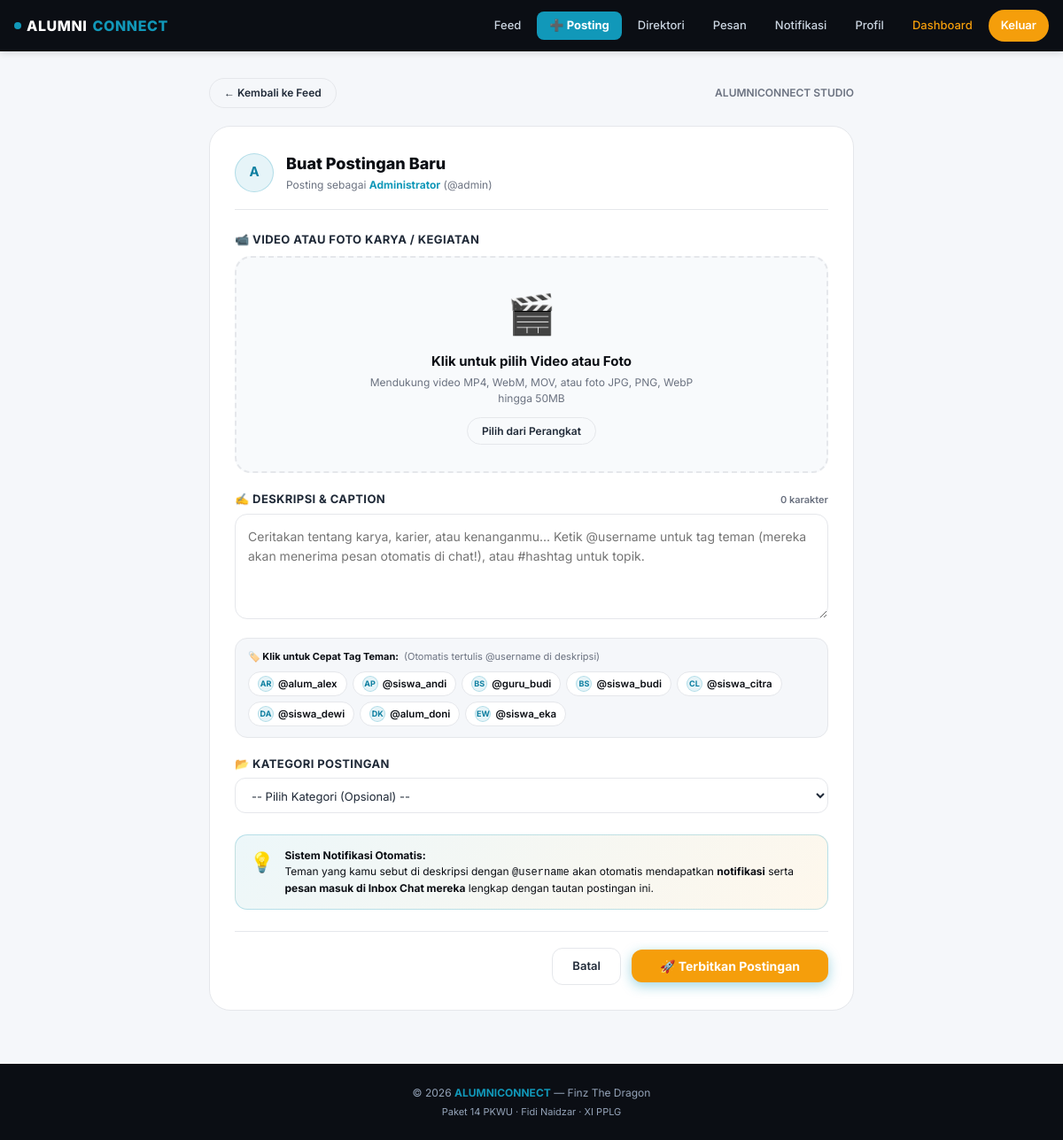
/pages/create_post.php (signed in), run on the app's committed database.
### tables this page shows
CREATE TABLE `users` (
  `id` bigint NOT NULL AUTO_INCREMENT,
  `username` varchar(50) NOT NULL,
  `email` varchar(100) NOT NULL,
  `password` varchar(255) NOT NULL,
  `role_id` bigint NOT NULL,
  `created_at` timestamp NULL DEFAULT CURRENT_TIMESTAMP,
  PRIMARY KEY (`id`),
  UNIQUE KEY `username` (`username`),
  UNIQUE KEY `email` (`email`),
  KEY `role_id` (`role_id`),
  CONSTRAINT `users_ibfk_1` FOREIGN KEY (`role_id`) REFERENCES `roles` (`id`)
);

CREATE TABLE `profiles` (
  `id` bigint NOT NULL AUTO_INCREMENT,
  `user_id` bigint NOT NULL,
  `nama` varchar(100) DEFAULT NULL,
  `foto` varchar(255) DEFAULT NULL,
  `bio` text,
  PRIMARY KEY (`id`),
  UNIQUE KEY `user_id` (`user_id`),
  CONSTRAINT `profiles_ibfk_1` FOREIGN KEY (`user_id`) REFERENCES `users` (`id`) ON DELETE CASCADE
);

### pages/create_post.php (the view, shortened to what this page needs)
<?php
require_once __DIR__ . '/../includes/functions.php';
require_once __DIR__ . '/../config/database.php';
$userId = $_SESSION['user_id'];
$uStmt = $conn->prepare("
    SELECT pr.foto, ap.jurusan, ap.angkatan
    FROM users u
    LEFT JOIN profiles pr ON pr.user_id = u.id
    LEFT JOIN alumni_profiles ap ON ap.user_id = u.id
    WHERE u.id = ?
");
$uStmt->bind_param('i', $userId);
$uStmt->execute();
$myInfo = $uStmt->get_result()->fetch_assoc();
$friendsStmt = $conn->prepare("
    SELECT u.id, u.username, p.nama, ap.profesi
    FROM users u
    LEFT JOIN profiles p ON p.user_id = u.id
    LEFT JOIN alumni_profiles ap ON ap.user_id = u.id
    WHERE u.id <> ?
    ORDER BY p.nama ASC
    LIMIT 8
");
$friendsStmt->bind_param('i', $userId);
$friendsStmt->execute();
$quickFriends = $friendsStmt->get_result()->fetch_all(MYSQLI_ASSOC);
include __DIR__ . '/../includes/header.php';
?>
<div class="container" style="max-width: 760px; margin: 30px auto 60px;">
  <div style="display:flex; justify-content:space-between; align-items:center; margin-bottom:20px;">
    <a href="<?= baseUrl('pages/feed.php') ?>" class="btn btn-outline btn-sm" style="display:inline-flex; align-items:center; gap:6px;">
      ← Kembali ke Feed
    </a>
    <span style="font-size:12px; color:var(--text-muted); font-weight:600;">ALUMNICONNECT STUDIO</span>
  </div>
  <div class="card" style="border-radius:24px; padding:28px; box-shadow:var(--shadow-lg); border:1px solid var(--border);">
    <div style="display:flex; align-items:center; gap:14px; margin-bottom:24px; padding-bottom:18px; border-bottom:1px solid var(--border);">
      <?= renderAvatar($_SESSION['nama'], $myInfo['foto'] ?? null, 'avatar-md') ?>
      <div>
        <h2 style="font-size:18px; font-weight:800; color:var(--navy); margin-bottom:2px;">Buat Postingan Baru</h2>
        <div style="font-size:12px; color:var(--text-muted);">
          Posting sebagai <strong style="color:var(--primary);"><?= e($_SESSION['nama']) ?></strong> (@<?= e($_SESSION['username'] ?? '') ?>)
        </div>
      </div>
    </div>
    <form method="POST" action="<?= baseUrl('pages/post_action.php?action=create') ?>" enctype="multipart/form-data" id="createPostForm">
      <div class="form-group" style="margin-bottom:20px;">
        <label class="form-label" style="font-size:13px; font-weight:700; margin-bottom:8px; display:block;">
          📹 Video atau Foto Karya / Kegiatan
        </label>
        <div id="dropzoneBox" class="media-dropzone" style="border:2px dashed var(--border); border-radius:18px; padding:30px 20px; text-align:center; background:#F8FAFC; cursor:pointer; transition:all 0.25s; position:relative;">
          <div id="dropzoneEmpty">
            <div style="font-size:44px; margin-bottom:10px;">🎬</div>
            <div style="font-weight:700; color:var(--navy); font-size:15px; margin-bottom:4px;">
              Klik untuk pilih Video atau Foto
            </div>
            <div style="font-size:12px; color:var(--text-muted); max-width:400px; margin:0 auto 12px;">
              Mendukung video MP4, WebM, MOV, atau foto JPG, PNG, WebP hingga 50MB
            </div>
            <button type="button" class="btn btn-outline btn-sm" onclick="document.getElementById('mediaFileInput').click()">
              Pilih dari Perangkat
            </button>
          </div>
        </div>
      </div>
      <div class="form-group" style="position:relative; margin-bottom:16px;">
        <div style="display:flex; justify-content:space-between; align-items:center; margin-bottom:6px;">
          <label class="form-label" style="font-size:13px; font-weight:700; margin:0;">
            ✍️ Deskripsi & Caption
          </label>
          <span id="charCounter" style="font-size:11px; color:var(--text-muted); font-weight:600;">0 karakter</span>
        </div>
        <textarea name="konten" id="postContentInput" class="form-textarea" rows="4"
                  placeholder="Ceritakan tentang karya, karier, atau kenanganmu... Ketik @username untuk tag teman (mereka akan menerima pesan otomatis di chat!), atau #hashtag untuk topik."
                  required style="border-radius:14px; font-size:14px; padding:14px; line-height:1.6;"></textarea>
      </div>
      <?php if (!empty($quickFriends)): ?>
        <div style="margin-bottom:20px; background:var(--bg); border:1px solid var(--border); border-radius:14px; padding:12px 14px;">
          <div style="font-size:11px; font-weight:700; color:var(--navy); margin-bottom:8px; display:flex; align-items:center; gap:6px;">
            <span>🏷️ Klik untuk Cepat Tag Teman:</span>
            <span style="font-weight:normal; color:var(--text-muted);">(Otomatis tertulis @username di deskripsi)</span>
          </div>
          <div style="display:flex; flex-wrap:wrap; gap:6px;">
            <?php foreach ($quickFriends as $qf): ?>
              <button type="button" class="mention-chip" onclick="insertMention('<?= e($qf['username']) ?>')">
                <?= renderAvatar($qf['nama'] ?? $qf['username'], null, 'avatar-sm', 'width:18px;height:18px;font-size:9px;') ?>
                <span>@<?= e($qf['username']) ?></span>
              </button>
            <?php endforeach; ?>
          </div>
        </div>
      <?php endif; ?>
      <div class="form-group" style="margin-bottom:24px;">
        <label class="form-label" style="font-size:13px; font-weight:700; margin-bottom:6px; display:block;">
          📂 Kategori Postingan
        </label>
        <select name="category_id" class="form-select" style="border-radius:12px; font-size:13px; padding:10px 14px;">
          <option value="">-- Pilih Kategori (Opsional) --</option>
        </select>
      </div>
      <div style="display:flex; gap:12px; background:linear-gradient(135deg, rgba(17,152,185,0.08), rgba(245,158,11,0.08)); border:1px solid rgba(17,152,185,0.25); border-radius:14px; padding:14px 16px; margin-bottom:24px;">
        <div style="font-size:22px; flex-shrink:0;">💡</div>
        <div style="font-size:12px; color:var(--navy); line-height:1.5;">
          <strong>Sistem Notifikasi Otomatis:</strong><br>
          Teman yang kamu sebut di deskripsi dengan <code>@username</code> akan otomatis mendapatkan <strong>notifikasi</strong> serta <strong>pesan masuk di Inbox Chat mereka</strong> lengkap dengan tautan postingan ini.
        </div>
      </div>
      <div style="display:flex; justify-content:flex-end; gap:12px; align-items:center; border-top:1px solid var(--border); padding-top:18px;">
        <a href="<?= baseUrl('pages/feed.php') ?>" class="btn btn-outline" style="border-radius:12px; padding:10px 22px;">
          Batal
        </a>
        <button type="submit" id="btnSubmitPost" class="btn btn-primary" style="border-radius:12px; padding:10px 32px; font-weight:700; font-size:14px; box-shadow:0 4px 14px rgba(17,152,185,0.4);">
          🚀 Terbitkan Postingan
        </button>
      </div>
    </form>
  </div>
</div>
<?php include __DIR__ . '/../includes/footer.php'; ?>

### includes/functions.php (shortened to what this page needs)
<?php
function baseUrl($path = '') {
    $base = '/alumniconnect';
    return $base . '/' . ltrim($path, '/');
}
function e($str) {
    return htmlspecialchars($str ?? '', ENT_QUOTES, 'UTF-8');
}
function initials($name) {
    $parts = preg_split('/\s+/', trim($name));
    $ini = '';
    foreach (array_slice($parts, 0, 2) as $p) {
        $ini .= strtoupper(substr($p, 0, 1));
    }
    return $ini ?: '?';
}
function renderAvatar($name, $foto = null, $extraClass = '', $extraStyle = '') {
    if (!empty($foto)) {
        $filePath = __DIR__ . '/../' . ltrim($foto, '/\\');
    }
    return '<div class="avatar ' . e($extraClass) . '" style="' . e($extraStyle) . '">' . initials($name) . '</div>';
}

### assets/css/style.css (style rules this page uses)
:root { --primary: #1198B9; --primary-dark: #0d7fa0; --primary-light: #E6F4F8; --navy: #0B0E14; --navy-2: #11151A; --orange: #F59E0B; --orange-dark: #d97706; --orange-light: #FEF3E2; --bg: #F5F7FA; --white: #FFFFFF; --text: #1F2937; --text-muted: #6B7280; --border: #E5E7EB; --shadow-sm: 0 1px 2px rgba(0,0,0,0.04); --shadow: 0 2px 8px rgba(0,0,0,0.06); --shadow-md: 0 4px 16px rgba(0,0,0,0.08); --radius: 14px; --radius-sm: 10px; --radius-pill: 999px; }
* { margin: 0; padding: 0; box-sizing: border-box; }
html { scroll-behavior: smooth; }
body { font-family: 'Inter', 'Segoe UI', Arial, sans-serif; background: var(--bg); color: var(--text); font-size: 14px; line-height: 1.5; -webkit-font-smoothing: antialiased; padding-bottom: 80px; }
@media (min-width: 992px) { body { padding-bottom: 0; } }
a { color: inherit; text-decoration: none; }
button, input, textarea, select { font-family: inherit; font-size: inherit; }
.container { max-width: 1200px; margin: 0 auto; padding: 0 16px; }
.btn { display: inline-flex; align-items: center; justify-content: center; gap: 6px; padding: 10px 20px; border-radius: var(--radius-pill); font-weight: 600; font-size: 13px; border: none; cursor: pointer; transition: all 0.2s; text-align: center; white-space: nowrap; }
.btn-primary { background: var(--orange); color: white; }
.btn-outline { background: transparent; border: 1.5px solid var(--border); color: var(--text); }
.btn-sm { padding: 7px 16px; font-size: 12px; }
.card { background: white; border-radius: var(--radius); border: 1px solid var(--border); padding: 16px; box-shadow: var(--shadow-sm); margin-bottom: 14px; }
.form-group { margin-bottom: 14px; }
.form-label { display: block; font-size: 12px; font-weight: 600; color: var(--text); margin-bottom: 6px; text-transform: uppercase; letter-spacing: 0.4px; }
.form-input, .form-select, .form-textarea { width: 100%; padding: 12px 14px; border: 1.5px solid var(--border); border-radius: var(--radius-sm); background: white; color: var(--text); font-size: 14px; transition: border-color 0.2s, box-shadow 0.2s; }
.form-textarea { resize: vertical; min-height: 80px; }
.avatar { width: 44px; height: 44px; border-radius: 50%; background: var(--primary-light); color: var(--primary-dark); display: inline-flex; align-items: center; justify-content: center; font-weight: 700; font-size: 15px; flex-shrink: 0; border: 1.5px solid rgba(17,152,185,0.25); text-transform: uppercase; user-select: none; }
.avatar-sm { width: 34px; height: 34px; font-size: 12px; }
.mention-chip { display: inline-flex; align-items: center; gap: 5px; background: white; border: 1px solid var(--border); border-radius: var(--radius-pill); padding: 4px 10px; font-size: 11.5px; font-weight: 600; color: var(--navy); cursor: pointer; transition: all 0.15s; }

### data on the page
users: profiles.nama "AR", username "alum_alex"
profiles: nama "AP", user.username "siswa_andi"
profiles: nama "BS", user.username "guru_budi"
profiles: nama "BS", user.username "siswa_budi"
profiles: nama "CL", user.username "siswa_citra"
profiles: nama "DA", user.username "siswa_dewi"
users: profiles.nama "DK", username "alum_doni"
profiles: nama "EW", user.username "siswa_eka"

### other printed values
initials($name) "A"
$_SESSION['nama'] "Administrator"
$_SESSION['username'] "admin"
